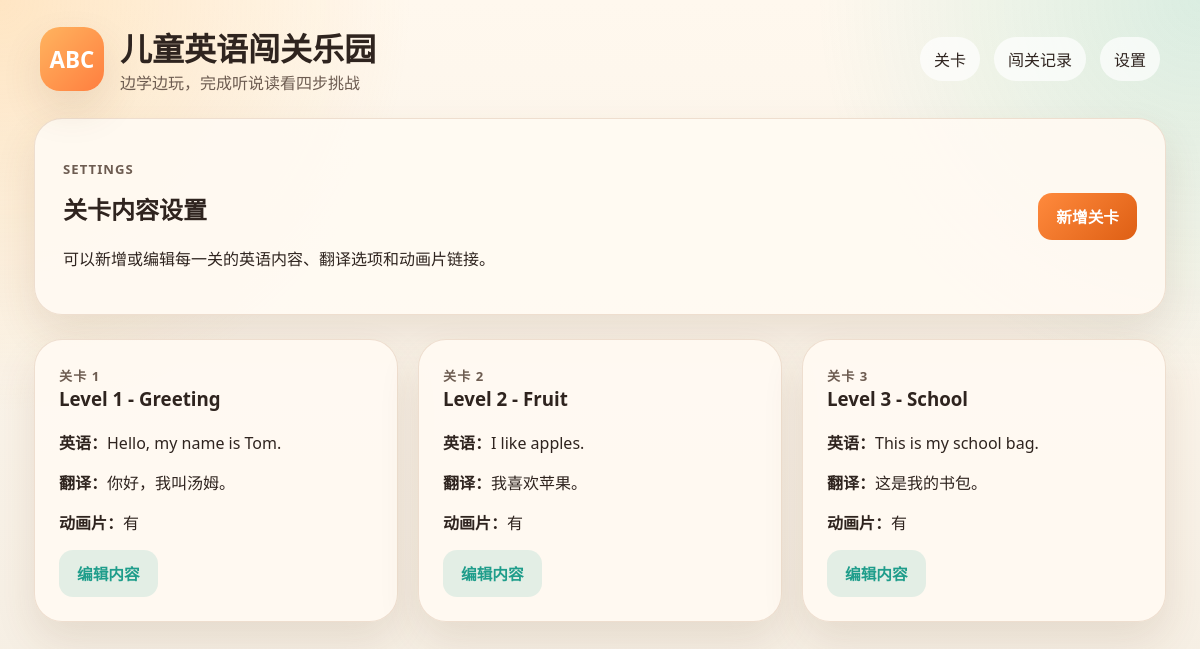
The app's page /settings, older data.
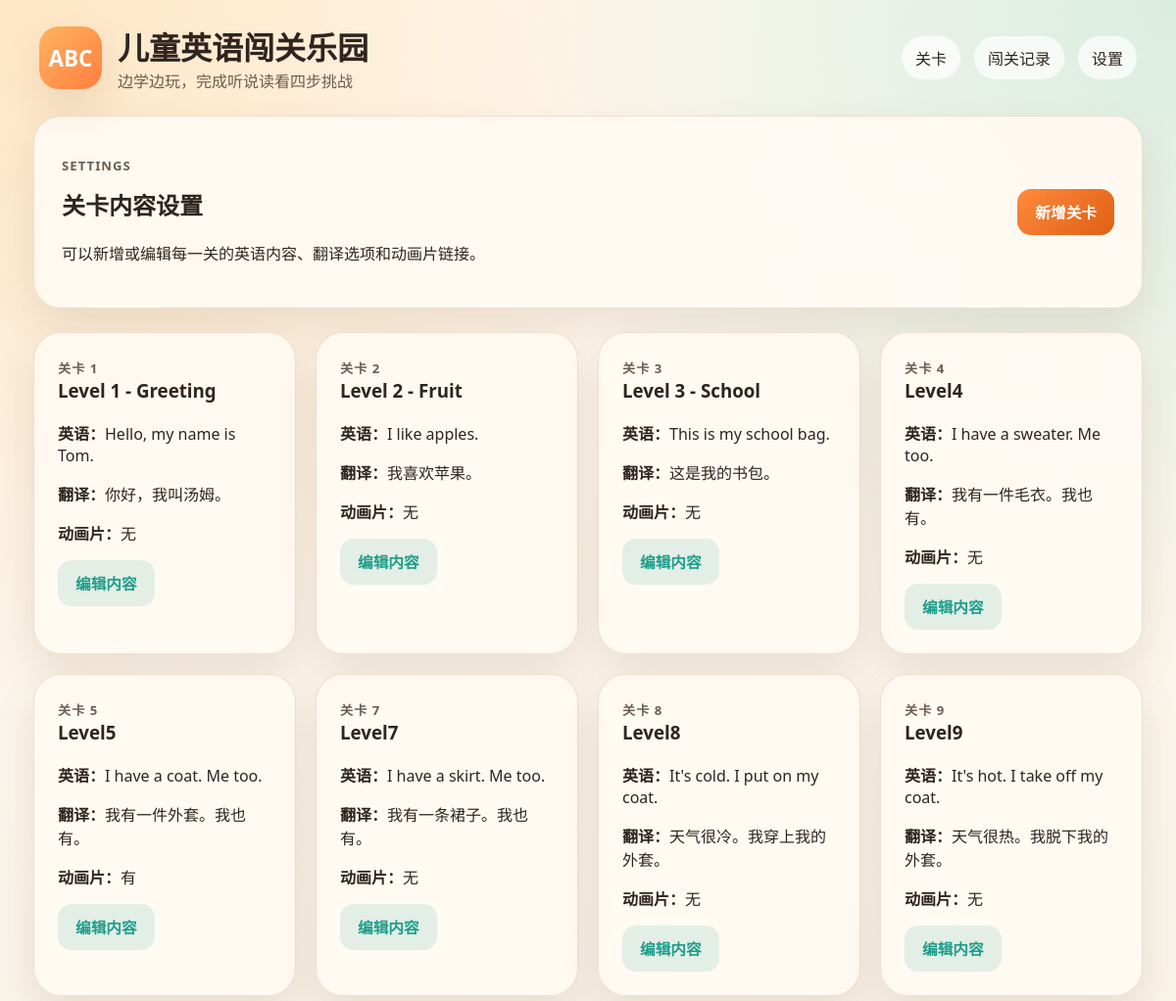
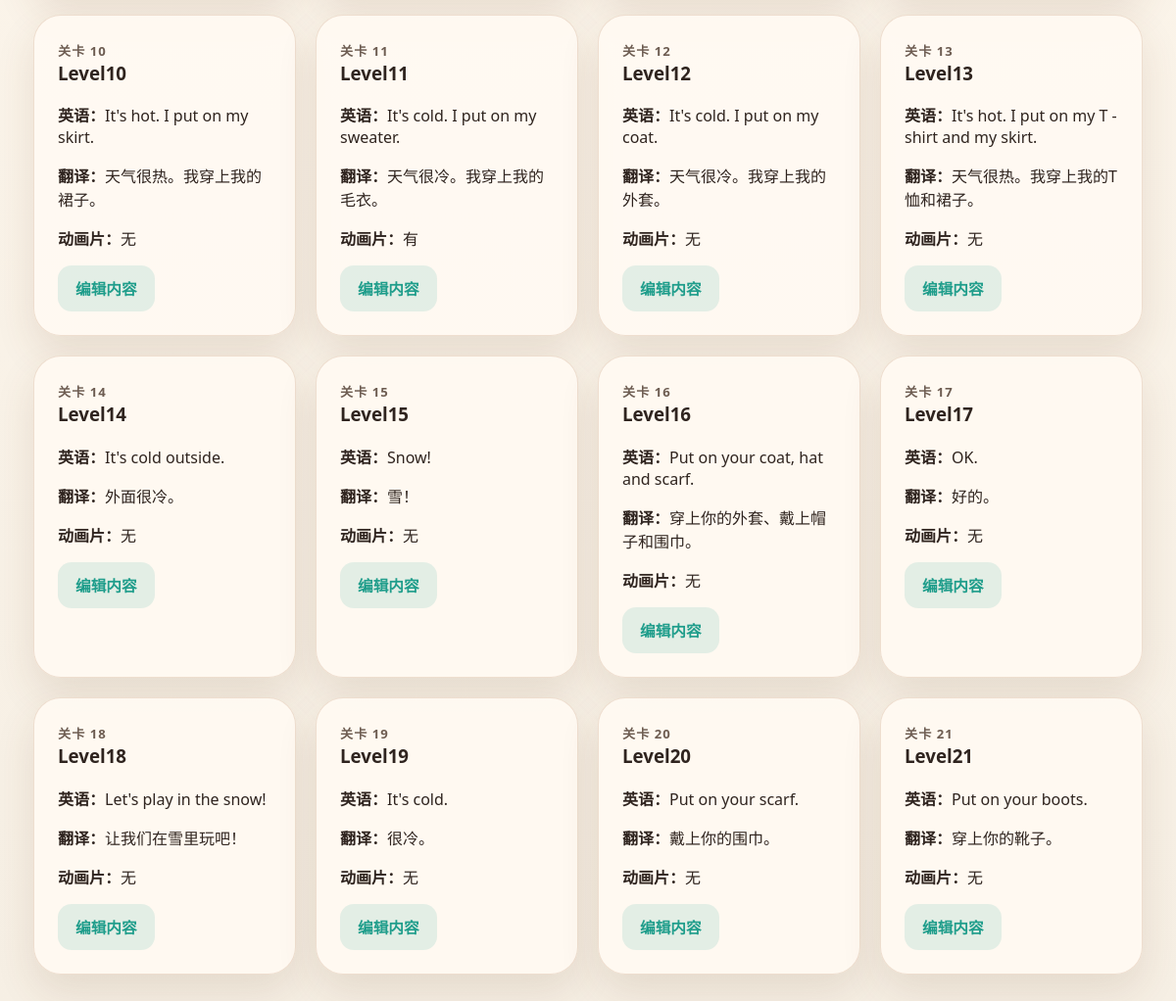
The same page, newer data (2 pictures, top to bottom).
### tables this page shows
CREATE TABLE levels (
    id INTEGER PRIMARY KEY AUTOINCREMENT,
    title TEXT NOT NULL,
    english_text TEXT NOT NULL,
    translation TEXT NOT NULL,
    options_json TEXT NOT NULL,
    video_url TEXT NOT NULL
, has_video INTEGER NOT NULL DEFAULT 1);

### app.py (the view)
@app.route("/settings")
def settings() -> str:
    levels = fetch_levels()
    return render_template("settings.html", levels=levels)

### app.py (called while the page is built)
def ensure_database() -> None:
    if not DATABASE.exists():
        init_db()
        return
    db = sqlite3.connect(DATABASE)
    migrate_db(db)
    db.commit()
    db.close()

def get_db() -> sqlite3.Connection:
    if "db" not in g:
        conn = sqlite3.connect(DATABASE)
        conn.row_factory = sqlite3.Row
        g.db = conn
    return g.db

def migrate_db(db: sqlite3.Connection) -> None:
    columns = {
        row[1] for row in db.execute("PRAGMA table_info(levels)").fetchall()
    }
    if "has_video" not in columns:
        db.execute("ALTER TABLE levels ADD COLUMN has_video INTEGER NOT NULL DEFAULT 1")

def fetch_levels() -> list[dict[str, Any]]:
    rows = get_db().execute(
        """
        SELECT
            l.*,
            COUNT(r.id) AS attempts,
            SUM(CASE WHEN r.is_completed = 1 THEN 1 ELSE 0 END) AS completions,
            MAX(r.updated_at) AS last_played
        FROM levels l
        LEFT JOIN progress_records r ON r.level_id = l.id
        GROUP BY l.id
        ORDER BY l.id
        """
    ).fetchall()
    return [dict(row) for row in rows]

@app.before_request
def before_request() -> None:
    ensure_database()

### templates/settings.html (shortened to what this page needs)
{% extends "base.html" %}
{% block content %}
<section class="detail-header">
    <div>
        <p class="eyebrow">Settings</p>
        <h2>关卡内容设置</h2>
        <p>可以新增或编辑每一关的英语内容、翻译选项和动画片链接。</p>
    </div>
    <a class="primary-btn" href="{{ url_for('create_level') }}">新增关卡</a>
</section>
<section class="card-grid">
    {% for level in levels %}
    <article class="card">
        <span class="card-tag">关卡 {{ level.id }}</span>
        <h3>{{ level.title }}</h3>
        <p><strong>英语：</strong>{{ level.english_text }}</p>
        <p><strong>翻译：</strong>{{ level.translation }}</p>
        <p><strong>动画片：</strong>{{ '有' if level.has_video else '无' }}</p>
        <a class="secondary-btn" href="{{ url_for('edit_level', level_id=level.id) }}">编辑内容</a>
    </article>
    {% endfor %}
</section>
{% endblock %}

Row changes from the older to the newer data that the page shows:
changed levels "Level 1 - Greeting": has_video "有" → "无"
changed levels "Level 2 - Fruit": has_video "有" → "无"
changed levels "Level 3 - School": has_video "有" → "无"
added levels: id "4", title "Level4", english_text "I have a sweater. Me too.", translation "我有一件毛衣。我也有。", has_video "无"
added levels: id "5", title "Level5", english_text "I have a coat. Me too.", translation "我有一件外套。我也有。", has_video "有"
added levels: id "7", title "Level7", english_text "I have a skirt. Me too.", translation "我有一条裙子。我也有。", has_video "无"
added levels: id "8", title "Level8", english_text "It's cold. I put on my coat.", translation "天气很冷。我穿上我的外套。", has_video "无"
added levels: id "9", title "Level9", english_text "It's hot. I take off my coat.", translation "天气很热。我脱下我的外套。", has_video "无"
added levels: id "10", title "Level10", english_text "It's hot. I put on my skirt.", translation "天气很热。我穿上我的裙子。", has_video "无"
added levels: id "11", title "Level11", english_text "It's cold. I put on my sweater.", translation "天气很冷。我穿上我的毛衣。", has_video "有"
added levels: id "12", title "Level12", english_text "It's cold. I put on my coat.", translation "天气很冷。我穿上我的外套。", has_video "无"
added levels: id "13", title "Level13", english_text "It's hot. I put on my T - shirt and my skirt.", translation "天气很热。我穿上我的T恤和裙子。", has_video "无"
added levels: id "14", title "Level14", english_text "It's cold outside.", translation "外面很冷。", has_video "无"
added levels: id "15", title "Level15", english_text "Snow!", translation "雪！", has_video "无"
added levels: id "16", title "Level16", english_text "Put on your coat, hat and scarf.", translation "穿上你的外套、戴上帽子和围巾。", has_video "无"
added levels: id "17", title "Level17", english_text "OK.", translation "好的。", has_video "无"
added levels: id "18", title "Level18", english_text "Let's play in the snow!", translation "让我们在雪里玩吧！", has_video "无"
added levels: id "19", title "Level19", english_text "It's cold.", translation "很冷。", has_video "无"
added levels: id "20", title "Level20", english_text "Put on your scarf.", translation "戴上你的围巾。", has_video "无"
added levels: id "21", title "Level21", english_text "Put on your boots.", translation "穿上你的靴子。", has_video "无"
